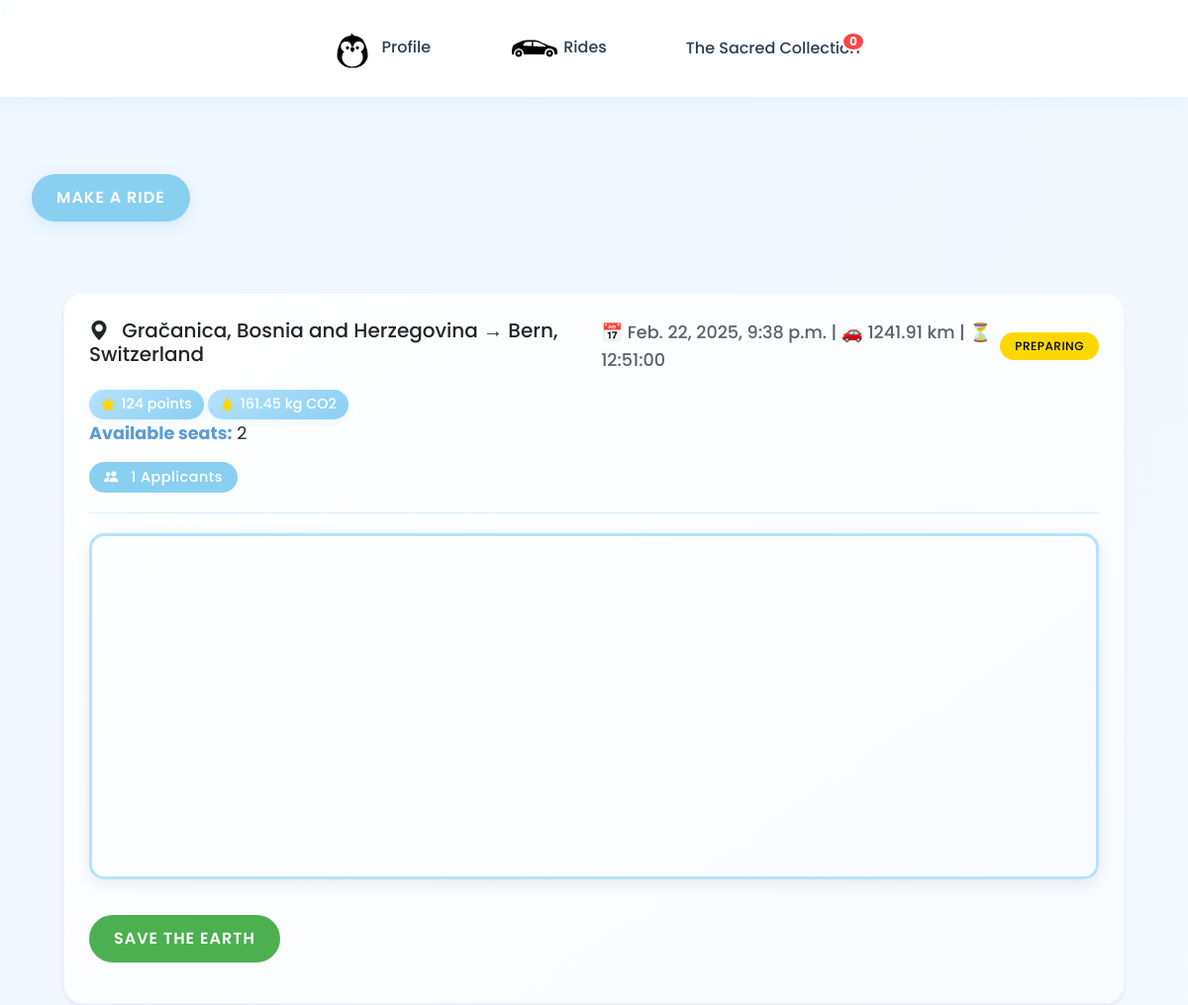
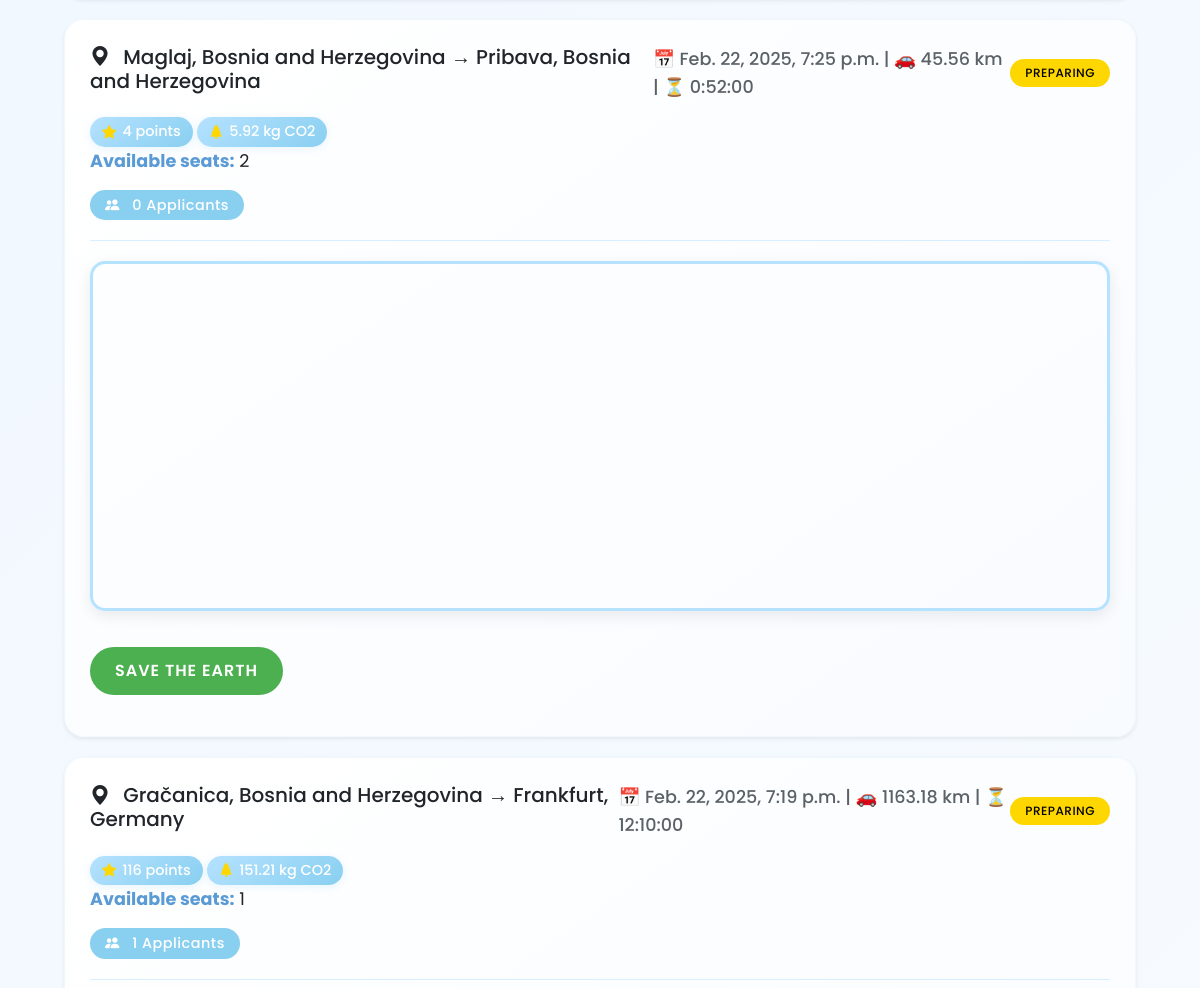
/rides/ (upper part), run on an earlier commit of the app's database (2 pictures, top to bottom).
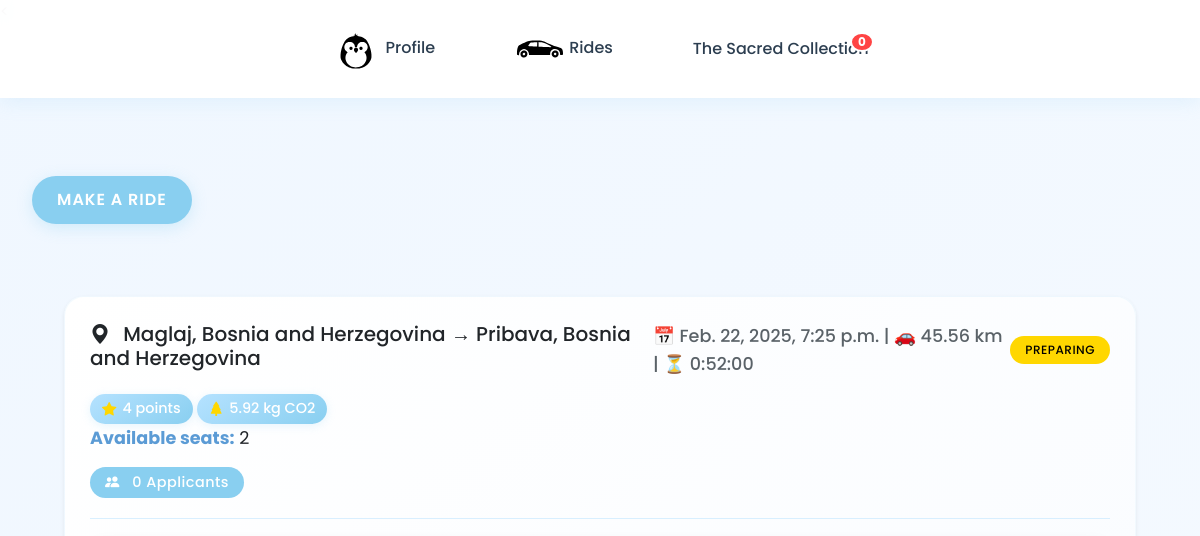
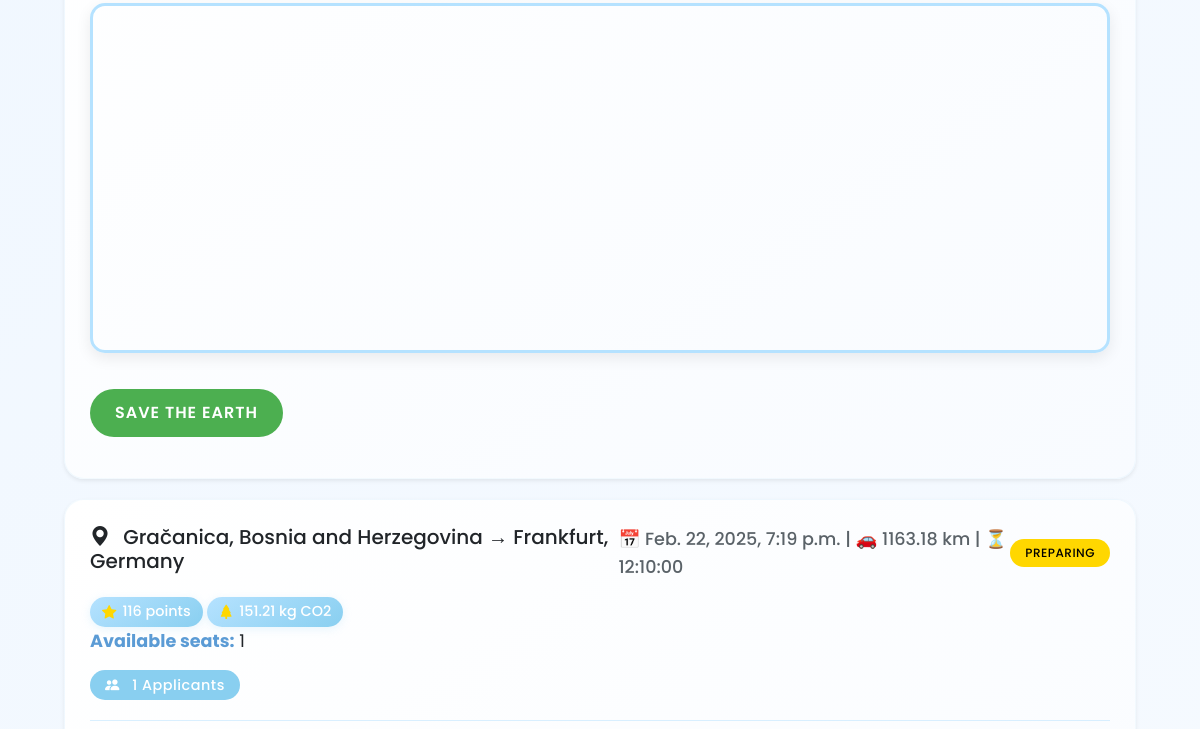
And on a later commit of the database (2 pictures, top to bottom).
### base/models.py (models this page shows)
class Ride(models.Model):
    start = models.CharField(max_length=50)
    end = models.CharField (max_length=50)
    distance = models.DecimalField(max_digits=10, decimal_places=2, default=0.00)
    travelers = models.IntegerField(default=1)
    duration = models.DurationField(null=True, blank=True)
    created_on = models.DateTimeField(default=timezone.now)  # Changed from auto_now_add
    start_date = models.DateTimeField(default=timezone.now)
    STATUS_CHOICES = [
        ('PREPARING', 'Preparing'),
        ('FINISHED', 'Finished'),
        ('CANCELED', 'Canceled'),
    ]
    status = models.CharField(
        max_length=10,
        choices=STATUS_CHOICES,
        default='PREPARING'
    )
    origin_place_id = models.CharField(max_length=255, null=True)
    origin_latitude = models.FloatField(default=0)
    origin_longitude = models.FloatField(default=0)
    destination_place_id = models.CharField(max_length=255, null=True)
    destination_latitude = models.FloatField(default=0)
    destination_longitude = models.FloatField(default=0)
    distance_km = models.FloatField(default=0)
    duration_text = models.CharField(max_length=100, null=True)
    selected_route_index = models.IntegerField(default=0)
    selected_route_polyline = models.TextField(default='')

### rides/views.py (the view)
# urls.py: path('', RideListView.as_view(), name='rides'),
class RideListView(ListView):
    model = Ride
    template_name = 'rides.html'
    context_object_name = 'rides'
    def get_queryset(self):
        return Ride.objects.filter(
            status='PREPARING'
        ).annotate(
            applicant_count=Count('applications'),
            pending_count=Count('applications', filter=Q(applications__status='PENDING')),
            approved_count=Count('applications', filter=Q(applications__status='APPROVED'))
        ).order_by('-created_on')
    def get_context_data(self, **kwargs):
        context = super().get_context_data(**kwargs)
        for ride in context['rides']:
            ride.points = int(float(ride.distance) * 0.1)
            ride.co2_saved = round(float(ride.distance) * 0.13, 2)  # 130g (0.13kg) CO2 per km
            print(ride.points)  # Convert Decimal to float first
        return context

### rides/templates/rides.html (shortened to what this page needs)
<{% extends 'base.html' %}
{% block content %}
<a href="{% url 'make_ride' %}" class="btn btn-primary">Make a ride</a>
<div class="container">
    {% for ride in rides %}
    <div class="ride-card shadow-sm">
        <div class="d-flex justify-content-between align-items-center mb-3">
            <h5 class="mb-2">
                <i class="bi bi-geo-alt-fill"></i>
                {{ ride.start }} → {{ ride.end }}
            </h5>
            <p class="text-muted mb-0">
                📅 {{ ride.start_date }} | 🚗 {{ ride.distance }} km | ⏳ {{ ride.duration }}
            </p>
            <span class="badge bg-warning">{{ ride.status }}</span>
        </div>
        <div class="points-badge">
            <i class="bi bi-star-fill"></i>
            {{ ride.points }} points
        </div>
        <div class="points-badge">
            <i class="bi bi-tree-fill"></i>
            {{ ride.co2_saved|floatformat:2 }} kg CO2
        </div>
        <p><strong>Available seats:</strong> {{ ride.travelers }}</p>
        <span class="badge bg-primary">
            <i class="bi bi-people-fill"></i> {{ ride.applicant_count }} Applicants
        </span>
        <hr>
        <div class="map-container" id="map-{{ ride.id }}"></div>
        <a href="{% url 'apply_for_ride' ride.id %}" class="btn btn-success my-3">Save the Earth</a>
    </div>
    {% empty %}
    <div class="alert alert-info">
        <i class="bi bi-info-circle"></i> No active rides available at the moment.
    {% endfor %}
</div>
{% endblock %}>

What changed in the data, as far as the page shows it:
no longer on this page (row edited): Ride: start "Gračanica, Bosnia and Herzegovina", end "Bern, Switzerland", start_date "Feb. 22, 2025, 9:38 p.m.", distance "1241.91", duration "12:51:00", status "PREPARING", points "124", co2_saved "161.45", travelers "2", applicant_count "1"
